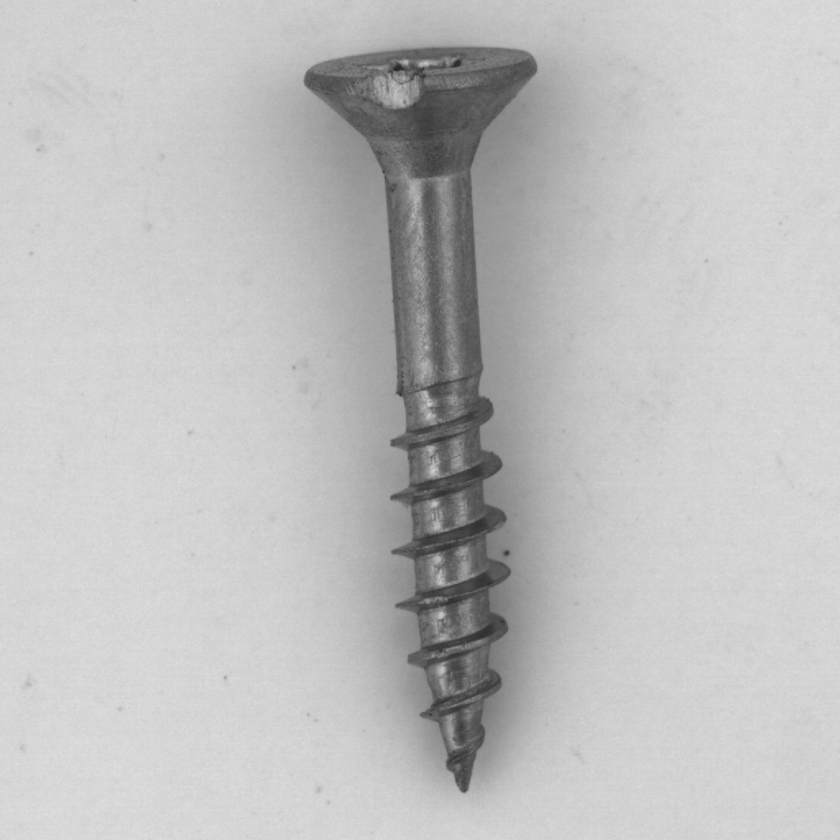
#> input picture Paper-1/Unit-1/009.png, 840 x 840 px, shrunk from 1024 x 1024 before the run
$ jupyter execute 'morphological operations.IPYNB'
#> lines starting #> are read from the running program, lines starting #| are printed output that depends on the picture; after the words box and inside, x2 and y2 are one past the last pixel; in counts of white or black regions, pixels touching at a corner belong together
[cell 1]
import cv2
import numpy as np
import matplotlib.pyplot as plt

img = cv2.imread("009.png")
#> img is the input picture: shape (840, 840, 3); min 38, max 224, mean 190.7

_, binary = cv2.threshold(img, 127, 255, cv2.THRESH_BINARY_INV)
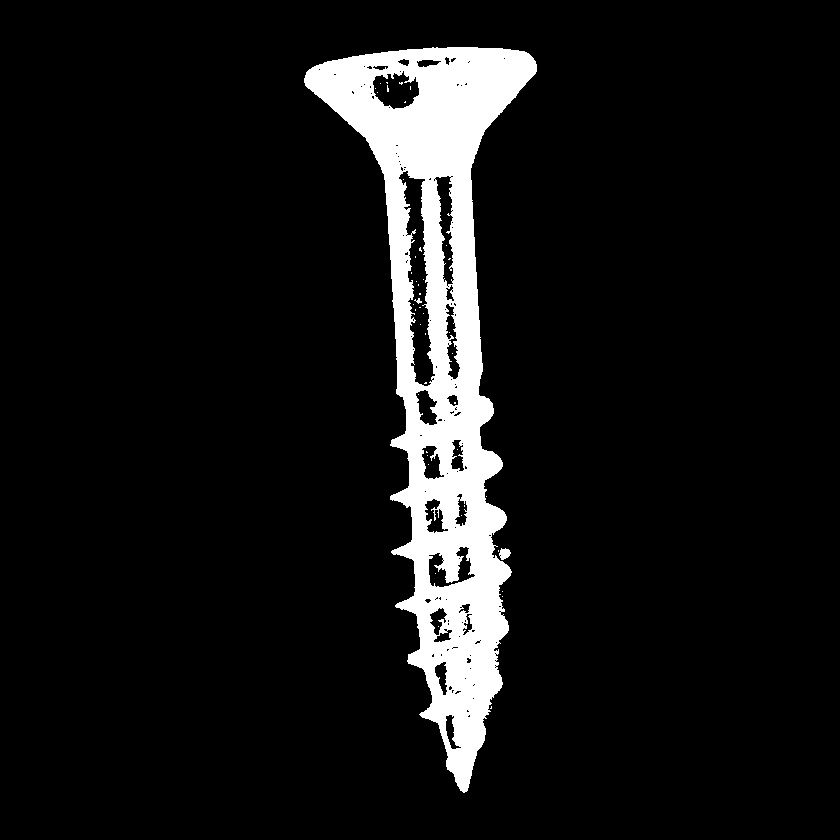
#> binary: shape (840, 840, 3); 8.3% white; 45 white regions (42 under 20 px), largest, box (x1, y1, x2, y2) and area: (304, 47, 537, 793) 58518, (499, 548, 511, 560) 99, (414, 298, 422, 304) 22

kernel = np.ones((5,5), np.uint8)

# Morphological Opening (remove small noise)
opening = cv2.morphologyEx(binary, cv2.MORPH_OPEN, kernel)
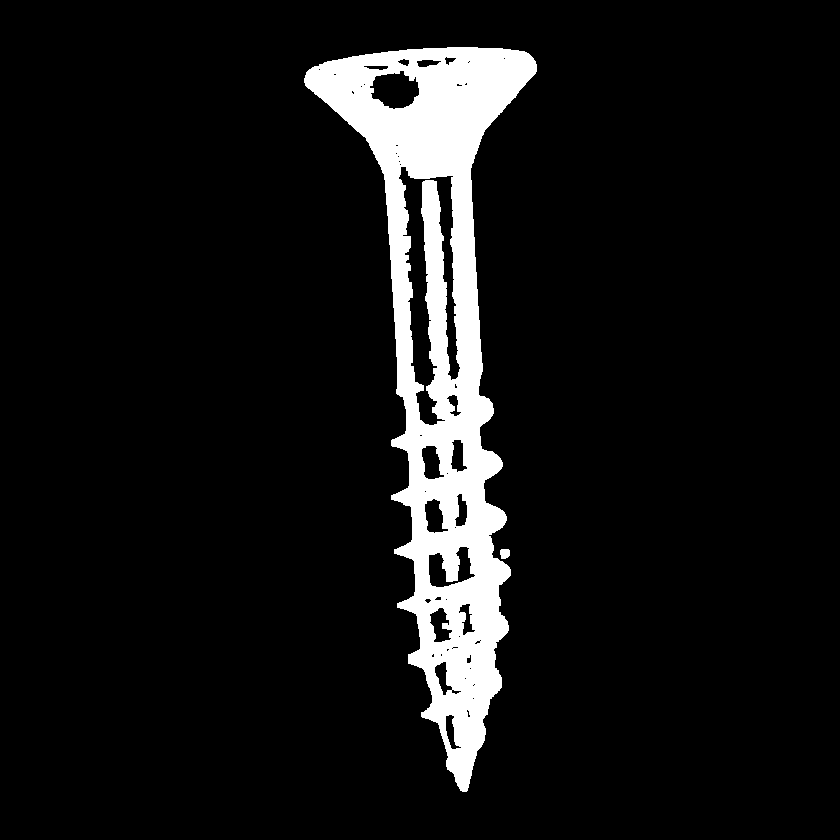
#> opening: shape (840, 840, 3); 8.1% white; 2 white regions, box (x1, y1, x2, y2) and area: (304, 47, 537, 792) 57028, (500, 549, 510, 559) 87

# Morphological Closing (fill small holes inside defects)
closing = cv2.morphologyEx(opening, cv2.MORPH_CLOSE, kernel)
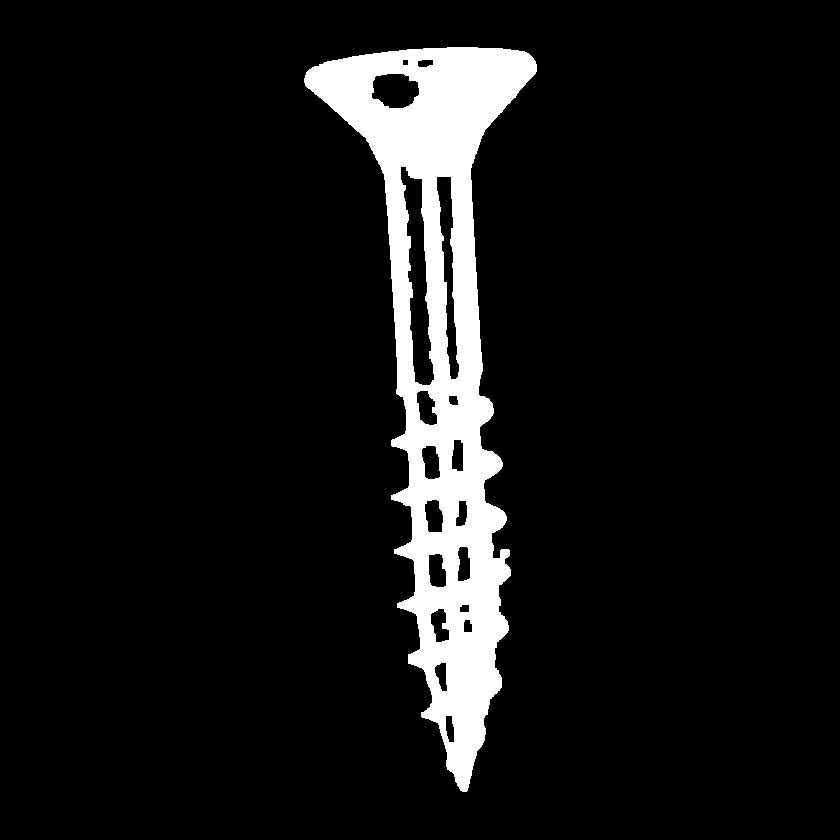
#> closing: shape (840, 840, 3); 8.2% white; 1 white region, box (x1, y1, x2, y2) and area: (304, 47, 537, 792) 58057

# Display results
titles = ['Original', 'Binary Mask', 'After Opening', 'After Closing']
images = [img, binary, opening, closing]

plt.figure(figsize=(16,4))
for i in range(4):
    plt.subplot(1,4,i+1)
    plt.imshow(images[i], cmap='gray')
    plt.title(titles[i])
    plt.axis('off')

plt.show()
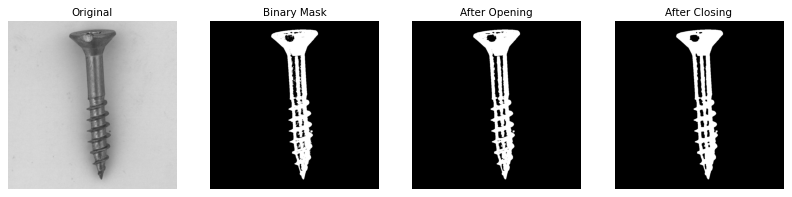
#> figure drawn by matplotlib, 4 panels

$ run again, with Paper-1/Unit-1/001.png copied over Paper-1/Unit-1/009.png
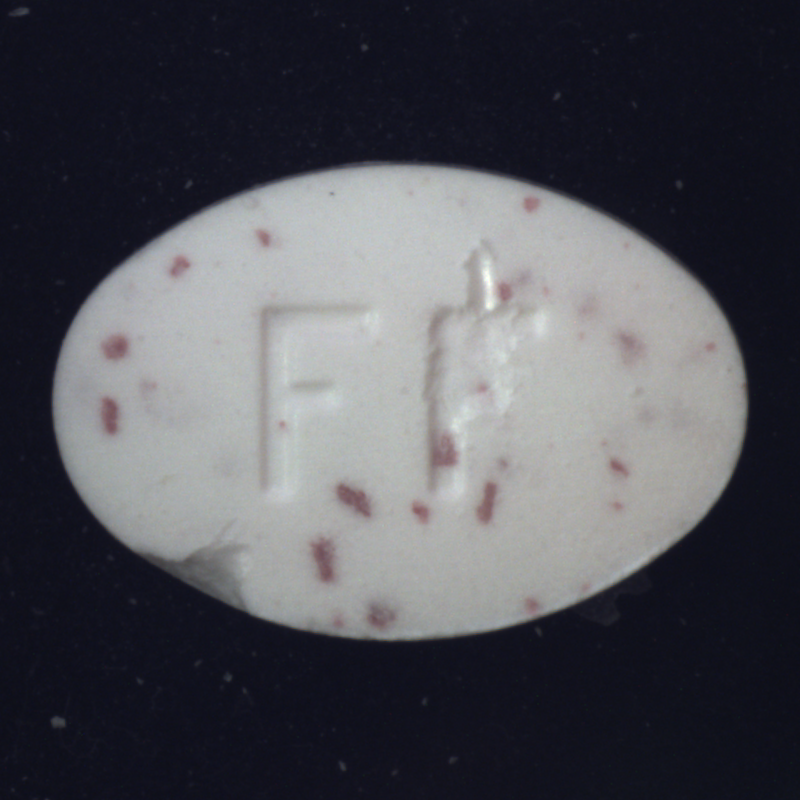
#> input picture Paper-1/Unit-1/001.png, 800 x 800 px
#> img is the input picture: shape (800, 800, 3); mean B, G, R 86.1, 79.4, 78.8
#> `_, binary = cv2.threshold(img, 127, 255, cv2.THRESH_BINARY_INV)`:
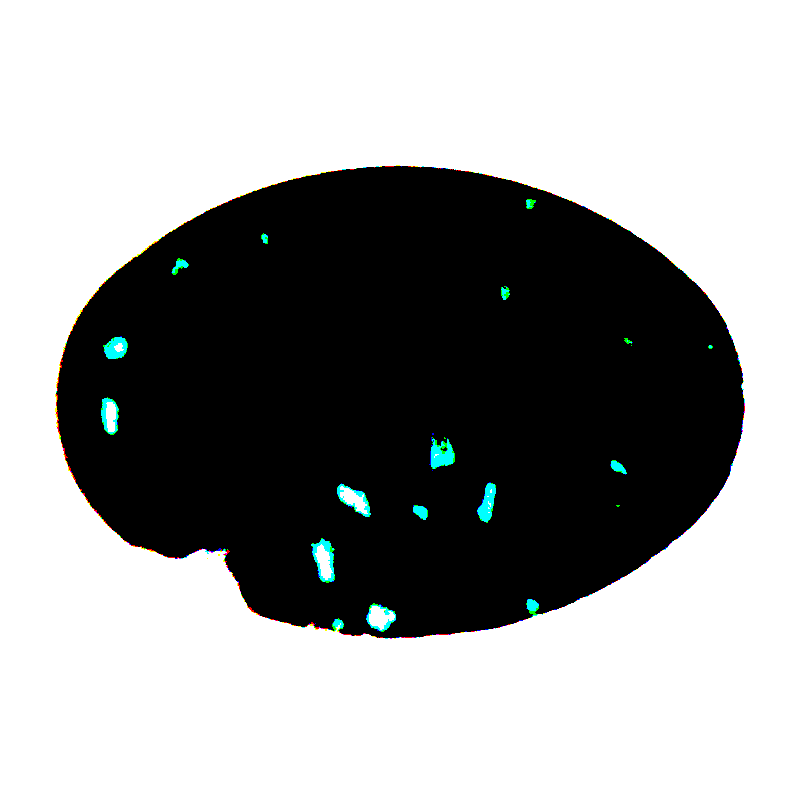
#> binary: shape (800, 800, 3); mean B, G, R 157.3, 157.6, 156.5
#> `plt.show()`:
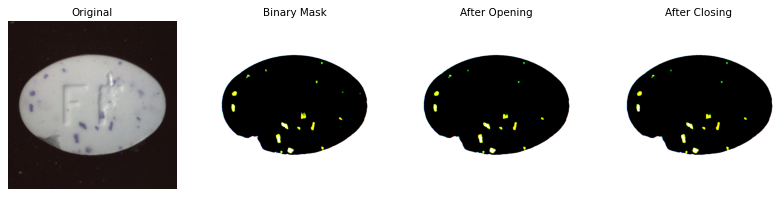
#> figure drawn by matplotlib, 4 panels; B, G, R data is drawn as R, G, B

$ run again, with Paper-1/Unit-1/003.png copied over Paper-1/Unit-1/009.png
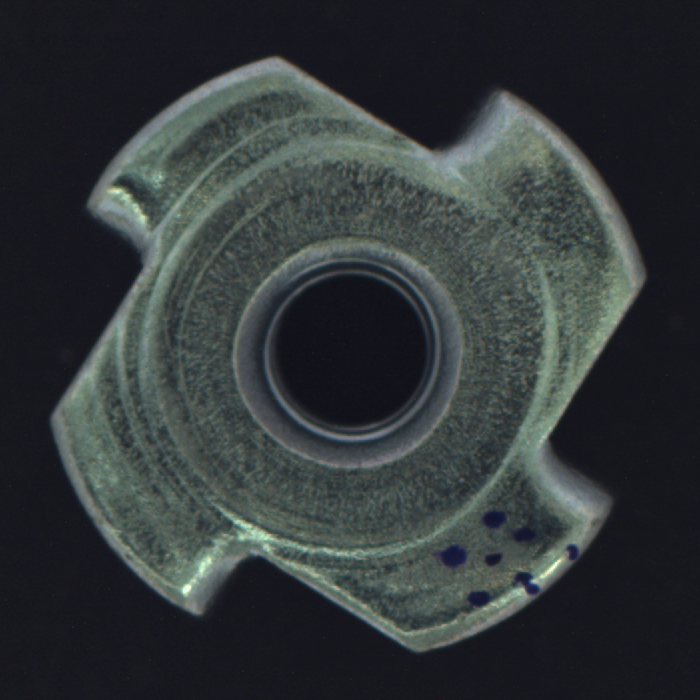
#> input picture Paper-1/Unit-1/003.png, 700 x 700 px
#> img is the input picture: shape (700, 700, 3); mean B, G, R 57.8, 56.1, 50.7
#> `closing = cv2.morphologyEx(opening, cv2.MORPH_CLOSE, kernel)`:
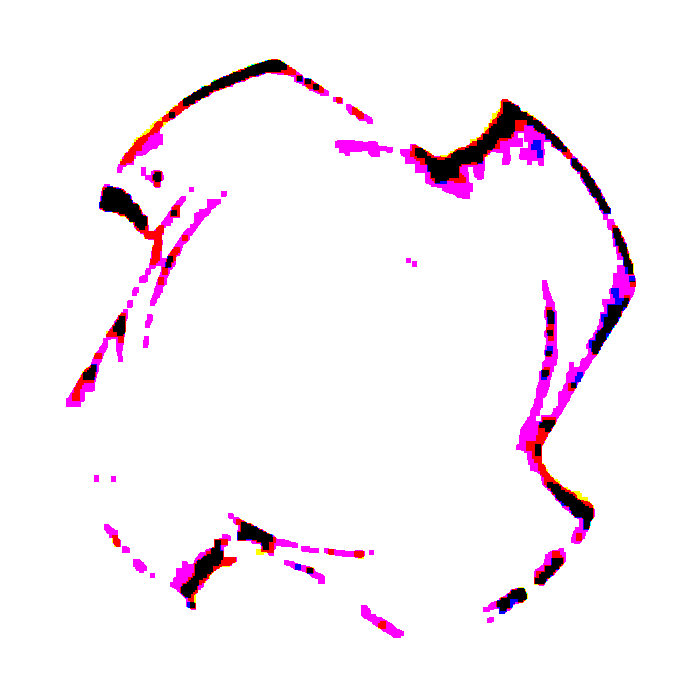
#> closing: shape (700, 700, 3); mean B, G, R 246.9, 240.2, 249.4
#> `plt.show()`:
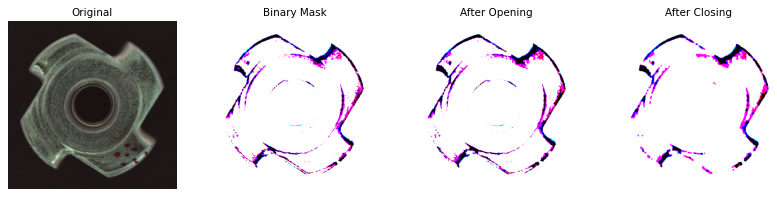
#> figure drawn by matplotlib, 4 panels; B, G, R data is drawn as R, G, B
